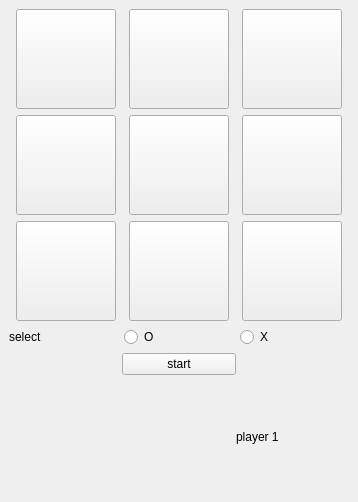
<?xml version="1.0" encoding="UTF-8"?>
<ui version="4.0">
 <class>btn</class>
 <widget class="QMainWindow" name="btn">
  <property name="geometry">
   <rect>
    <x>0</x>
    <y>0</y>
    <width>358</width>
    <height>502</height>
   </rect>
  </property>
  <property name="windowTitle">
   <string>tictactoo</string>
  </property>
  <property name="styleSheet">
   <string notr="true">font: 22pt &quot;MS Shell Dlg 2&quot;;</string>
  </property>
  <widget class="QWidget" name="centralwidget">
   <layout class="QGridLayout" name="gridLayout_3">
    <item row="0" column="0">
     <layout class="QGridLayout" name="gridLayout_2">
      <item row="3" column="2" colspan="2">
       <widget class="QLabel" name="player_name">
        <property name="text">
         <string>player 1</string>
        </property>
       </widget>
      </item>
      <item row="2" column="0">
       <spacer name="horizontalSpacer">
        <property name="orientation">
         <enum>Qt::Horizontal</enum>
        </property>
        <property name="sizeHint" stdset="0">
         <size>
          <width>40</width>
          <height>20</height>
         </size>
        </property>
       </spacer>
      </item>
      <item row="2" column="3">
       <spacer name="horizontalSpacer_2">
        <property name="orientation">
         <enum>Qt::Horizontal</enum>
        </property>
        <property name="sizeHint" stdset="0">
         <size>
          <width>40</width>
          <height>20</height>
         </size>
        </property>
       </spacer>
      </item>
      <item row="2" column="1" colspan="2">
       <widget class="QPushButton" name="start_button">
        <property name="text">
         <string>start</string>
        </property>
       </widget>
      </item>
      <item row="0" column="0" colspan="4">
       <layout class="QGridLayout" name="gridLayout">
        <item row="1" column="1">
         <widget class="QPushButton" name="ptn_5">
          <property name="minimumSize">
           <size>
            <width>100</width>
            <height>100</height>
           </size>
          </property>
          <property name="maximumSize">
           <size>
            <width>100</width>
            <height>100</height>
           </size>
          </property>
          <property name="text">
           <string/>
          </property>
         </widget>
        </item>
        <item row="2" column="2">
         <widget class="QPushButton" name="ptn_9">
          <property name="minimumSize">
           <size>
            <width>100</width>
            <height>100</height>
           </size>
          </property>
          <property name="maximumSize">
           <size>
            <width>100</width>
            <height>100</height>
           </size>
          </property>
          <property name="text">
           <string/>
          </property>
         </widget>
        </item>
        <item row="1" column="0">
         <widget class="QPushButton" name="ptn_4">
          <property name="minimumSize">
           <size>
            <width>100</width>
            <height>100</height>
           </size>
          </property>
          <property name="maximumSize">
           <size>
            <width>100</width>
            <height>100</height>
           </size>
          </property>
          <property name="text">
           <string/>
          </property>
         </widget>
        </item>
        <item row="1" column="2">
         <widget class="QPushButton" name="ptn_6">
          <property name="minimumSize">
           <size>
            <width>100</width>
            <height>100</height>
           </size>
          </property>
          <property name="maximumSize">
           <size>
            <width>100</width>
            <height>100</height>
           </size>
          </property>
          <property name="text">
           <string/>
          </property>
         </widget>
        </item>
        <item row="0" column="2">
         <widget class="QPushButton" name="ptn_3">
          <property name="minimumSize">
           <size>
            <width>100</width>
            <height>100</height>
           </size>
          </property>
          <property name="maximumSize">
           <size>
            <width>100</width>
            <height>100</height>
           </size>
          </property>
          <property name="text">
           <string/>
          </property>
         </widget>
        </item>
        <item row="2" column="1">
         <widget class="QPushButton" name="ptn_8">
          <property name="minimumSize">
           <size>
            <width>100</width>
            <height>100</height>
           </size>
          </property>
          <property name="maximumSize">
           <size>
            <width>100</width>
            <height>100</height>
           </size>
          </property>
          <property name="text">
           <string/>
          </property>
         </widget>
        </item>
        <item row="2" column="0">
         <widget class="QPushButton" name="ptn_7">
          <property name="minimumSize">
           <size>
            <width>100</width>
            <height>100</height>
           </size>
          </property>
          <property name="maximumSize">
           <size>
            <width>100</width>
            <height>100</height>
           </size>
          </property>
          <property name="text">
           <string/>
          </property>
         </widget>
        </item>
        <item row="0" column="0">
         <widget class="QPushButton" name="ptn">
          <property name="minimumSize">
           <size>
            <width>100</width>
            <height>100</height>
           </size>
          </property>
          <property name="maximumSize">
           <size>
            <width>100</width>
            <height>100</height>
           </size>
          </property>
          <property name="text">
           <string/>
          </property>
         </widget>
        </item>
        <item row="0" column="1">
         <widget class="QPushButton" name="ptn_2">
          <property name="minimumSize">
           <size>
            <width>100</width>
            <height>100</height>
           </size>
          </property>
          <property name="maximumSize">
           <size>
            <width>100</width>
            <height>100</height>
           </size>
          </property>
          <property name="text">
           <string/>
          </property>
         </widget>
        </item>
       </layout>
      </item>
      <item row="1" column="0" colspan="4">
       <layout class="QHBoxLayout" name="horizontalLayout">
        <item>
         <widget class="QLabel" name="label">
          <property name="text">
           <string>select</string>
          </property>
         </widget>
        </item>
        <item>
         <widget class="QRadioButton" name="o_radio">
          <property name="text">
           <string>O</string>
          </property>
         </widget>
        </item>
        <item>
         <widget class="QRadioButton" name="x_radio">
          <property name="text">
           <string>X</string>
          </property>
         </widget>
        </item>
       </layout>
      </item>
      <item row="3" column="1">
       <spacer name="horizontalSpacer_3">
        <property name="orientation">
         <enum>Qt::Horizontal</enum>
        </property>
        <property name="sizeHint" stdset="0">
         <size>
          <width>40</width>
          <height>20</height>
         </size>
        </property>
       </spacer>
      </item>
     </layout>
    </item>
   </layout>
  </widget>
 </widget>
 <resources/>
 <connections/>
</ui>
